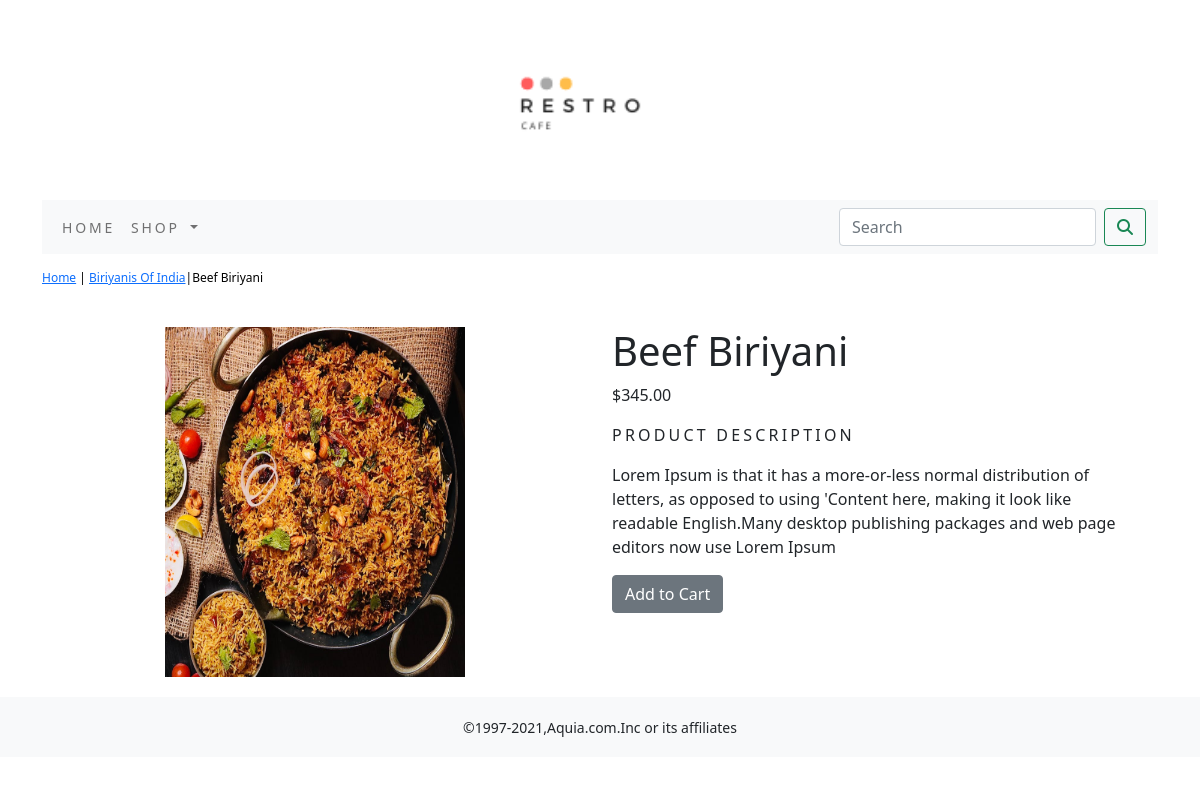
The app's page /biriyanis-of-india/beef-biriyani/ with its own data.
### ecommerceapp/models.py (models this page shows, shortened)
class Product(models.Model):
    name=models.CharField(max_length=250,unique=True)
    slug=models.SlugField(max_length=250,unique=True)
    description=models.TextField(blank=True)
    price=models.DecimalField(max_digits=10,decimal_places=2)
    category=models.ForeignKey(Category,on_delete=models.CASCADE)
    image = models.ImageField(upload_to='product', blank=True)
    stock=models.IntegerField()
    available=models.BooleanField(default=True)
    created=models.DateTimeField(auto_now_add=True)
    updated=models.DateTimeField(auto_now=True)
    class Meta:
        ordering = ('name',)
        verbose_name = 'product'
        verbose_name_plural = 'products'

class Category(models.Model):
    name=models.CharField(max_length=250,unique=True)
    slug=models.SlugField(max_length=250,unique=True)
    description=models.TextField(blank=True)
    image=models.ImageField(upload_to='category',blank=True)
    class Meta:
        ordering=('name',)
        verbose_name='category'
        verbose_name_plural='categories'
    def get_url(self):
        return reverse("ecommerceapp:products_by_category", args=[self.slug])
    def __str__(self):
        return '{}'.format(self.name)

### ecommerceapp/views.py (the view)
# urls.py: path('<slug:c_slug>/<slug:product_slug>/',views.proDetail,name='ProdCatDetail')
def proDetail(request,c_slug,product_slug):
    try:
        product=Product.objects.get(category__slug=c_slug,slug=product_slug)
    except Exception as e:
        raise e
    return render(request,'product.html',{'product':product})

### cartapp/context_processors.py (called while the page is built)
def counter(request):
    item_count=0
    if 'admin' in request.path:
        return {}
    else:
        try:
            cart=Cart.objects.filter(cart_id=_cart_id(request))
            cart_items=CartItem.objects.all().filter(cart=cart[:1])
            for cart_item in cart_items:
                item_count+=cart_item.quantity
        except Cart.DoesNotExist:
            item_count=0
        return dict(item_count=item_count)

### cartapp/views.py (called while the page is built)
def _cart_id(request):
    cart=request.session.session_key
    if not cart:
        cart=request.session.create()
    return cart

### ecommerceapp/context_processors.py (called while the page is built)
def menu_links(request):
    links=Category.objects.all()
    return dict(links=links)

### templates/product.html (shortened to what this page needs)
{% extends 'base.html' %}
{% load static %}
{% block content %}
   <div class="row my_prod_row_class">
         <div class="mx_auto">
              <p><a href="{% url 'ecommerceapp:allProdCat' %}">Home</a> | <a href="{{product.category.get_url}}">{{product.category}}</a>|{{product.name}}</p>
         </div>
       <div class="container">
           <br>
           <div class="row">
               <div class="col-12 col-sm-12 col-md-12 col-lg-6 text-center">
                   <div style="min-width:18rem">
                       <img src="{{product.image.url}}" alt="{{product.name}}" width="300px" height="350px">
                   </div>
               </div>
                   <div class="col-12 col-sm-12 col-md-12 col-lg-6">
                       <div>
                       <h1 class="my_prod_title">{{product.name}}</h1>
                       <p>${{product.price}}</p>
                       <p class="my_title">Product Description</p>
                       <p class="text-justify my_prod_text">{{product.description}}</p>
                       {% if product.stock <= 0 %}
                       <p class="text-justify my_prod_text"><b>Out of stock</b></p>
                       {% else %}
                       <a class="btn btn-secondary" href="{% url 'cartapp:add_cart' product.id %}">Add to Cart</a>
                       {% endif %}
                   </div>
               </div>
           </div>
           </div>
   </div>
{% endblock %}

### static/css/custom.css (style rules this page uses)
body { font-family: Arial,Helvetica,sans-serif; }
.my_title { font-size:16px; text-transform:uppercase; letter-spacing:.2em; }
.my_prod_row_class { padding-top:15px; padding-bottom:20px; }
.my_prod_row_class .mx_auto { color:#000; font-size:12px; text-decoration:none; }
.my_prod_text { padding-right:20px; }
.btn-secondary { background-color:blue; }

### records on screen
Product: category "Biriyanis Of India", name "Beef Biriyani", image (picture), price "345.00", description "Lorem Ipsum is that it has a more-or-less normal distribution of letters, as opposed to using 'Content here, making it look like readable English.Many desktop publishing packages and web page editors now use Lorem Ipsum"
